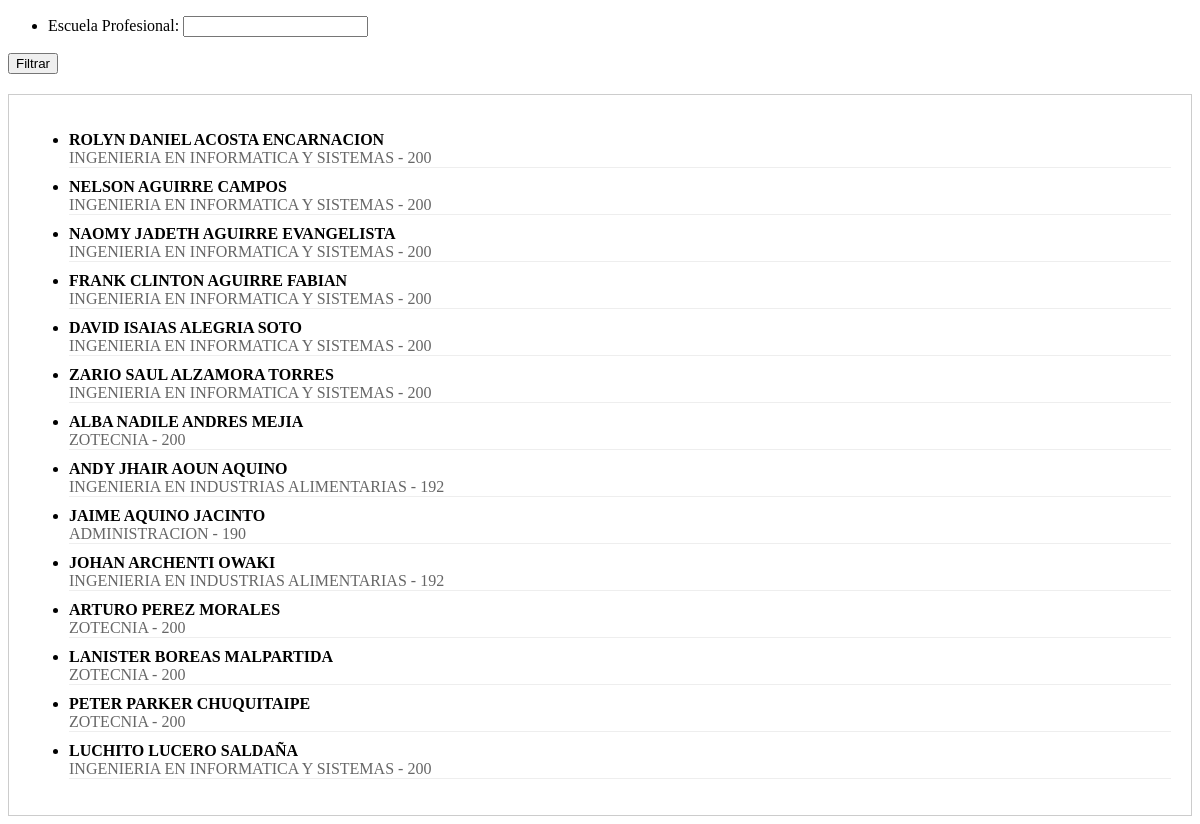
Screenshot of /alumnos/ with the database file from the repository.
### App1/models.py (models this page shows, shortened)
class Alumno(models.Model):
    codigo_alumno = models.CharField(max_length=10, primary_key=True)
    dni = models.CharField(max_length=8)
    nombre = models.CharField(max_length=50)
    apellido_paterno = models.CharField(max_length=50)
    apellido_materno = models.CharField(max_length=50)
    fecha_nacimiento = models.DateField()
    c_creditos = models.PositiveSmallIntegerField(validators=[MaxValueValidator(200)])
    Escuela_profesional = models.ForeignKey(Escuela_profesional, on_delete=models.CASCADE)
    numero_telefono = models.CharField(max_length=9)

class Escuela_profesional(models.Model):
    nombre = models.CharField(max_length=100)
    cantidad_creditos = models.PositiveSmallIntegerField(validators=[MaxValueValidator(200)])
    def __str__(self):
        return f"{self.nombre} - {self.cantidad_creditos}"

### App1/views.py (the view)
# urls.py: path('alumnos/', AlumnoListView.as_view(), name='alumno_list'),
class AlumnoListView(ListView):
    model = Alumno
    template_name = 'alumno_list.html'
    context_object_name = 'alumnos'
    def get_queryset(self):
        queryset = super().get_queryset()
        self.filters = AlumnoFilter(self.request.GET, queryset=queryset)
        return self.filters.qs
    def get_context_data(self, **kwargs):
        context = super().get_context_data(**kwargs)
        context['filter'] = self.filters
        return context

### App1/templates/alumno_list.html (shortened to what this page needs)
{% load static %}
<!DOCTYPE html>
<html>
<head>
    <link rel="stylesheet" href="{% static "stiloalumno.css" %}">
</head>
<form method="GET" class="filtro">
    <ul>
        <li>
            <label for="id_escuela_profesional">Escuela Profesional:</label>
            {{ filter.form.escuela_profesional }}
        </li>
    </ul>
    <button type="submit">Filtrar</button>
</form>
<div class="resultados">
    <ul>
        {% for alumno in alumnos %}
            <li class="alumno">
                <div class="nombre">{{ alumno.nombre }} {{ alumno.apellido_paterno }} {{ alumno.apellido_materno }}</div>
                <div class="escuela-profesional">{{ alumno.Escuela_profesional }}</div>
            </li>
        {% empty %}
            <li>No se encontraron alumnos.</li>
        {% endfor %}
    </ul>
</div>
</html>

### App1/static/stiloalumno.css (style rules this page uses)
.filtro { margin-bottom: 20px; }
.resultados { border: 1px solid #ccc; padding: 20px; }
.alumno { margin-bottom: 10px; border-bottom: 1px solid #eee; }
.nombre { font-weight: bold; }
.escuela-profesional { color: #666; }

### rows the page displays
Alumno: nombre "ROLYN DANIEL", apellido_paterno "ACOSTA", apellido_materno "ENCARNACION", Escuela_profesional "INGENIERIA EN INFORMATICA Y SISTEMAS - 200"
Alumno: nombre "NELSON", apellido_paterno "AGUIRRE", apellido_materno "CAMPOS", Escuela_profesional "INGENIERIA EN INFORMATICA Y SISTEMAS - 200"
Alumno: nombre "NAOMY JADETH", apellido_paterno "AGUIRRE", apellido_materno "EVANGELISTA", Escuela_profesional "INGENIERIA EN INFORMATICA Y SISTEMAS - 200"
Alumno: nombre "FRANK CLINTON", apellido_paterno "AGUIRRE", apellido_materno "FABIAN", Escuela_profesional "INGENIERIA EN INFORMATICA Y SISTEMAS - 200"
Alumno: nombre "DAVID ISAIAS", apellido_paterno "ALEGRIA", apellido_materno "SOTO", Escuela_profesional "INGENIERIA EN INFORMATICA Y SISTEMAS - 200"
Alumno: nombre "ZARIO SAUL", apellido_paterno "ALZAMORA", apellido_materno "TORRES", Escuela_profesional "INGENIERIA EN INFORMATICA Y SISTEMAS - 200"
Alumno: nombre "ALBA NADILE", apellido_paterno "ANDRES", apellido_materno "MEJIA", Escuela_profesional "ZOTECNIA - 200"
Alumno: nombre "ANDY JHAIR", apellido_paterno "AOUN", apellido_materno "AQUINO", Escuela_profesional "INGENIERIA EN INDUSTRIAS ALIMENTARIAS - 192"
Alumno: nombre "JAIME", apellido_paterno "AQUINO", apellido_materno "JACINTO", Escuela_profesional "ADMINISTRACION - 190"
Alumno: nombre "JOHAN", apellido_paterno "ARCHENTI", apellido_materno "OWAKI", Escuela_profesional "INGENIERIA EN INDUSTRIAS ALIMENTARIAS - 192"
Alumno: nombre "ARTURO", apellido_paterno "PEREZ", apellido_materno "MORALES", Escuela_profesional "ZOTECNIA - 200"
Alumno: nombre "LANISTER", apellido_paterno "BOREAS", apellido_materno "MALPARTIDA", Escuela_profesional "ZOTECNIA - 200"
Alumno: nombre "PETER", apellido_paterno "PARKER", apellido_materno "CHUQUITAIPE", Escuela_profesional "ZOTECNIA - 200"
Alumno: nombre "LUCHITO", apellido_paterno "LUCERO", apellido_materno "SALDAÑA", Escuela_profesional "INGENIERIA EN INFORMATICA Y SISTEMAS - 200"
